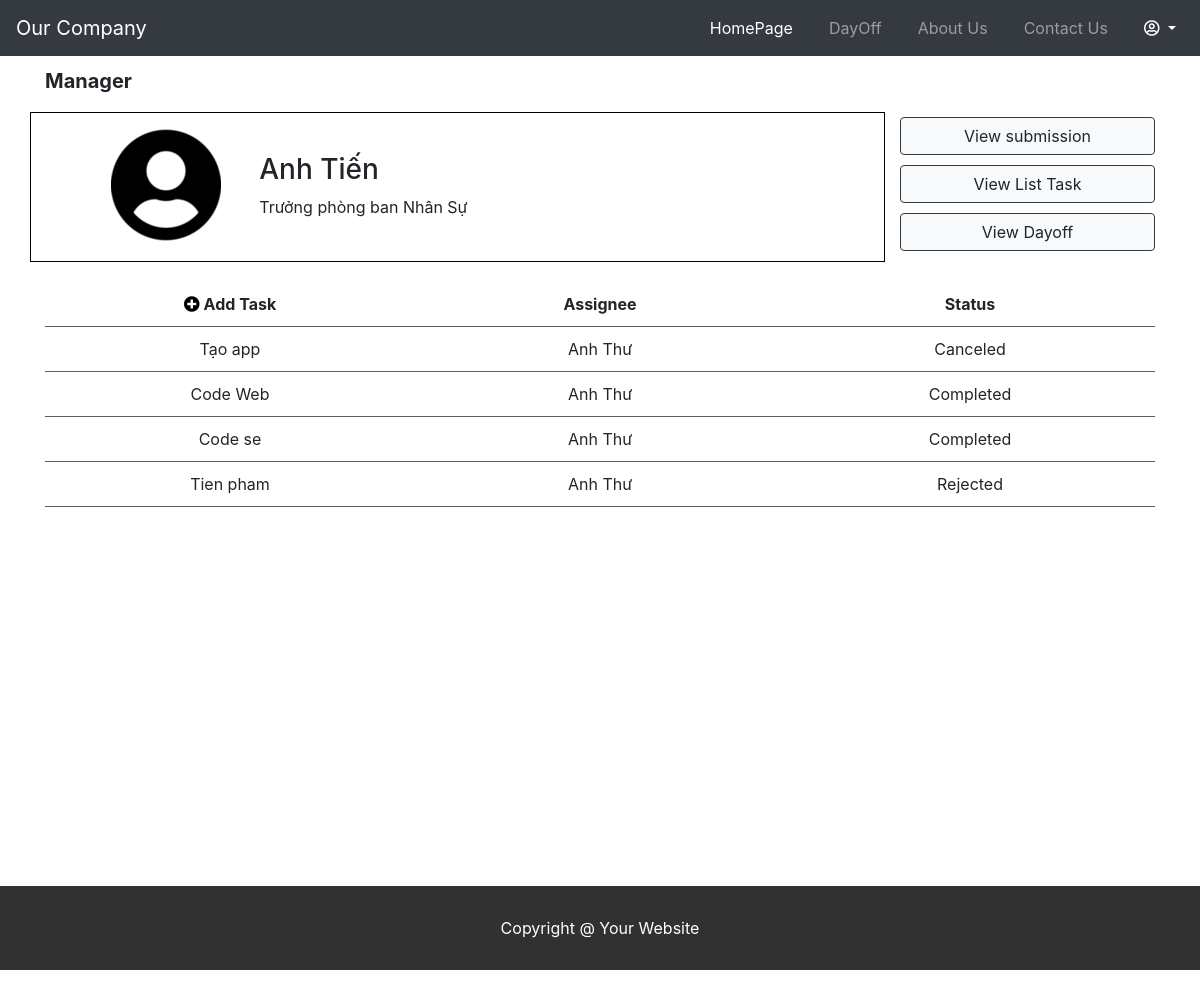
The app's page /truongphong/truongphong.php (signed in) with its own data.
### tables this page shows
CREATE TABLE `employee` (
  `idnv` varchar(50) NOT NULL,
  `name` varchar(255) NOT NULL,
  `username` varchar(255) DEFAULT NULL,
  `position` varchar(255) DEFAULT NULL,
  `department` varchar(255) DEFAULT NULL,
  `id_department` varchar(50) DEFAULT NULL,
  `email` varchar(255) DEFAULT NULL,
  `phone` varchar(255) DEFAULT NULL,
  `indentity` varchar(255) DEFAULT NULL,
  `gender` varchar(255) DEFAULT NULL,
  `image` varchar(255) DEFAULT NULL,
  `password` varchar(255) DEFAULT NULL,
  `role` varchar(50) DEFAULT NULL
);

CREATE TABLE `task` (
  `idtask` varchar(55) NOT NULL,
  `name` varchar(255) NOT NULL,
  `status` varchar(55) NOT NULL,
  `description` varchar(255) NOT NULL,
  `idnv` varchar(55) NOT NULL,
  `dueto` varchar(255) DEFAULT NULL,
  `id_department` varchar(255) DEFAULT NULL,
  `token` int(11) DEFAULT NULL,
  `evaluate` varchar(255) DEFAULT NULL,
  `note` varchar(255) DEFAULT NULL,
  `attach` varchar(255) DEFAULT NULL
);

### db.php (called while the page is built, shortened)
<?php
    function open_database() {
        $conn = new mysqli(HOST, USER, PASSWORD, DB);
        return $conn;
    }
	function search_employee($id){
        $conn = open_database();
		$sql = "SELECT * FROM employee WHERE idnv = ?";
		$stm = $conn->prepare($sql);
        $stm->bind_param('s', $id);
        if (!$stm->execute()){
            return array('code' => 1, 'message' => 'Không thể thực thi câu lệnh sql');
        }
		$result = $stm->get_result();
        $data = array();
        while($row = $result->fetch_assoc())
		{
            $data[] = $row;
        }
        return array('code'=>0, 'data'=>$data);
    }
	function get_employee_by_tentk($tentk){
        $conn = open_database();
		$sql = "SELECT * FROM employee WHERE username = ?";
		$stm = $conn->prepare($sql);
        $stm->bind_param('s', $tentk);
        if (!$stm->execute()){
            return array('code' => 1, 'message' => 'Không thể thực thi câu lệnh sql');
        }
		$result = $stm->get_result();
        $data = array();
        while($row = $result->fetch_assoc())
		{
            $data[] = $row;
        }
        return array('code'=>0, 'data'=>$data);
    }
    function get_all_tasks($id_department){
        $conn = open_database();
		$sql = "SELECT * FROM task WHERE id_department = ?";
        $stm = $conn->prepare($sql);
        $stm->bind_param('s', $id_department);
		if (!$stm->execute()){
            return array('code' => 1, 'message' => 'Không thể thực thi câu lệnh sql');
        }
		$result = $stm->get_result();
        $data = array();
        while($row = $result->fetch_assoc())
		{
            $data[] = $row;
        }
        return array('code' => 0, 'message' =>'thành công', 'data' => $data);
    }
?>

### truongphong/truongphong.php (the view, shortened to what this page needs)
<?php
	require_once('../db.php');
	$user = $_SESSION['user'];
	$result = get_employee_by_tentk($user);
	$data = $result['data'];
	foreach ($data as $item){
		$nameManager = $item['name'];
		$departmentManager = $item['department'];
		$id_department = $item['id_department'];
	}
	$tasks = get_all_tasks($id_department)['data'];
?>
<!DOCTYPE html>
<html lang="en">
<head>
	<link rel="stylesheet" href="https://maxcdn.bootstrapcdn.com/bootstrap/4.5.2/css/bootstrap.min.css">
	<link rel="stylesheet" href="https://cdnjs.cloudflare.com/ajax/libs/font-awesome/5.15.1/css/all.min.css" />
	<link rel="stylesheet" href="../style.css">
</head>
<body>
    <nav class="navbar navbar-expand-md bg-dark navbar-dark">
                <a class="navbar-brand" href="#">Our Company</a>
                <div class="collapse navbar-collapse" id="collapsibleNavbar">
                    <ul class="navbar-nav ml-auto">
						<li class="nav-item">
                            <a class="nav-link" href="#" style="color: white;">HomePage</a>
                        </li>
						<li class="nav-item">
                            <a class="nav-link" href="dayoff_manager.php">DayOff</a>
                        </li>
                        <li class="nav-item">
                            <a class="nav-link" href="../about.html">About Us</a>
                        </li>
						<li class="nav-item">
                            <a class="nav-link" href="../contact.html">Contact Us</a>
                        </li>
						<li class="nav-item" style = "cursor: pointer;">
							<div class="dropdown">
								<a class="dropdown-toggle nav-link" id="dropdownMenuButton" data-toggle="dropdown" data-display="static" aria-haspopup="true" aria-expanded="false" style="color: white;">
									<span><i class="far fa-user-circle"></i></span>
								</a>
							</div>
                        </li>
                    </ul>
                </div>
        </nav>
    <div class="container" style="min-height: 100vh">
		<div class="title-text">
			<p>Manager</p>
		</div>
        <div class="row" style="margin-bottom: 20px">
            <div class="col-lg-9 col-md-8 first-item">
				<div class="row">
					<div class="col-lg-3 col-md-4 col-sm-4 col-5">
						<div class="image-user">
							<img src="../user-circle.png" class="rounded-circle">
						</div>
					</div>
					<div class="col-lg-9 col-md-8 col-sm-6 col-6 text-user">
						<h3><?=$nameManager?></h3>
						<p>Trưởng phòng ban <?=$departmentManager?></p>
					</div>
				</div>
            </div>
			<div class="col-lg-3 col-md-4 second-item-m">
				<div class="row">
					<div class="col-lg-12 col-md-12 col-sm-4 col-4">
						<button onclick="window.location.href='truongphong1.php'" class="btn btn-light border-dark">View submission</button>
					</div>
					<div class="col-lg-12 col-md-12 col-sm-4 col-4">
						<button onclick="window.location.href='truongphong.php'" class="btn btn-light border-dark">View List Task</button>
					</div>
					<div class="col-lg-12 col-md-12 col-sm-4 col-4">
						<button onclick="window.location.href='dayoff_employee.php'" class="btn btn-light border-dark">View Dayoff</button>
					</div>
				</div>
            </div>
        </div>
		<div style="overflow-x:auto;">
			<table cellpadding="10" cellspacing="10" border="0" style=" margin: auto">
				<tr class="header">
					<td>
						<a href="#" style="color: black" data-toggle="modal" data-target="#add-task">
							<span><i class="fas fa-plus-circle"></i></span>
						</a>
						<span> Add Task</span>
					</td>
					<td>Assignee</td>
					<td>Status</td>
				</tr>
				<?php
					foreach($tasks as $task) {
						$id = $task['idtask'];
						$name = $task['name'];
						$description = $task['description'];
						$assignee = search_employee($task['idnv'])['data'][0]['name'];
						$status = $task['status'];
						$deadline = $task['dueto'];
				?>
					<tr class="item viewTask temp" data-toggle="modal" data-target="#view-task" data-id="<?=$id?>" data-name="<?=$name?>" data-desc="<?=$description?>" data-assignee="<?=$assignee?>" data-status="<?=$status?>" data-deadline="<?=$deadline?>">
						<td><?=$name?></td>
						<td><?=$assignee?></td>
						<td><?=$status?></td>
					</tr>
				<?php
					}
				?>
			</table>
		</div>
     </div>
	<footer>
		<p class="footer-text">Copyright @ Your Website</p>
	</footer>
</body>
</html>

### style.css (style rules this page uses)
* { box-sizing: border-box; }
.first-item { border: solid 1px black; height: 150px; }
.second-item-m button { margin-bottom: 5px; margin-top: 5px; width: 100%; }
.footer-text { background-color: rgba(0, 0, 0, 0.808); color: white; text-align: center; padding: 30px; margin-top: 20px; }
table { width: 100%; text-align: center; }
td { padding: 10px; }
tr.item { border-top: 1px solid #5e5e5e; border-bottom: 1px solid #5e5e5e; }
tr.item td { min-width: 150px; }
tr.header { font-weight: bold; }
a { text-decoration: none; }
.title-text { font-weight: bold; font-size: 20px; margin-top: 10px; }
.image-user { background-color: white; display: flex; justify-content: right; margin-top: 15px; }
.nav-item { margin-left: 20px; }
.text-user { margin-top: 40px; background-color: white; }
body { min-height: 100vh; }

### records on screen
employee: name "Anh Tiến", department "Nhân Sự"
task: name "Tạo app", idnv.name "Anh Thư", status "Canceled"
task: name "Code Web", idnv.name "Anh Thư", status "Completed"
task: name "Code se", idnv.name "Anh Thư", status "Completed"
task: name "Tien pham", idnv.name "Anh Thư", status "Rejected"
